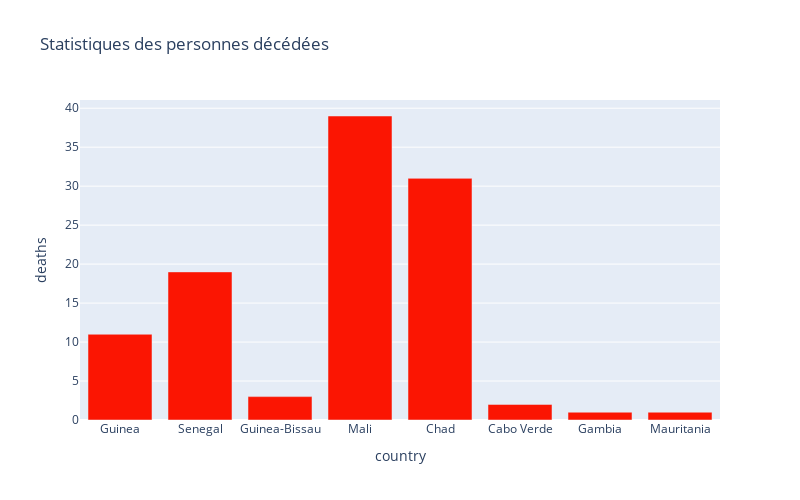

Notebook code for this chart:
### Code cell
px.bar(
    sorted_country_df.head(8),
    x = "country",
    y = "deaths",
    title= "Statistiques des personnes décédées", # the axis names
    color_discrete_sequence=["#FB1502"], 
    height=500,
    width=800
)

### Figure 1 — Plotly figure (JSON) as saved in the notebook; plotly's stock layout.template omitted (floating-point values rounded to 4 significant figures)
{"data": [{"alignmentgroup": "True", "hovertemplate": "country=%{x}<br>deaths=%{y}<extra></extra>", "legendgroup": "", "marker": {"color": "#FB1502"}, "name": "", "offsetgroup": "", "orientation": "v", "showlegend": false, "textposition": "auto", "type": "bar", "x": ["Guinea", "Senegal", "Guinea-Bissau", "Mali", "Chad", "Cabo Verde", "Gambia", "Mauritania"], "xaxis": "x", "y": [11, 19, 3, 39, 31, 2, 1, 1], "yaxis": "y"}], "layout": {"barmode": "relative", "height": 500, "legend": {"tracegroupgap": 0}, "title": {"text": "Statistiques des personnes décédées"}, "width": 800, "xaxis": {"anchor": "y", "domain": [0, 1], "title": {"text": "country"}}, "yaxis": {"anchor": "x", "domain": [0, 1], "title": {"text": "deaths"}}}}
